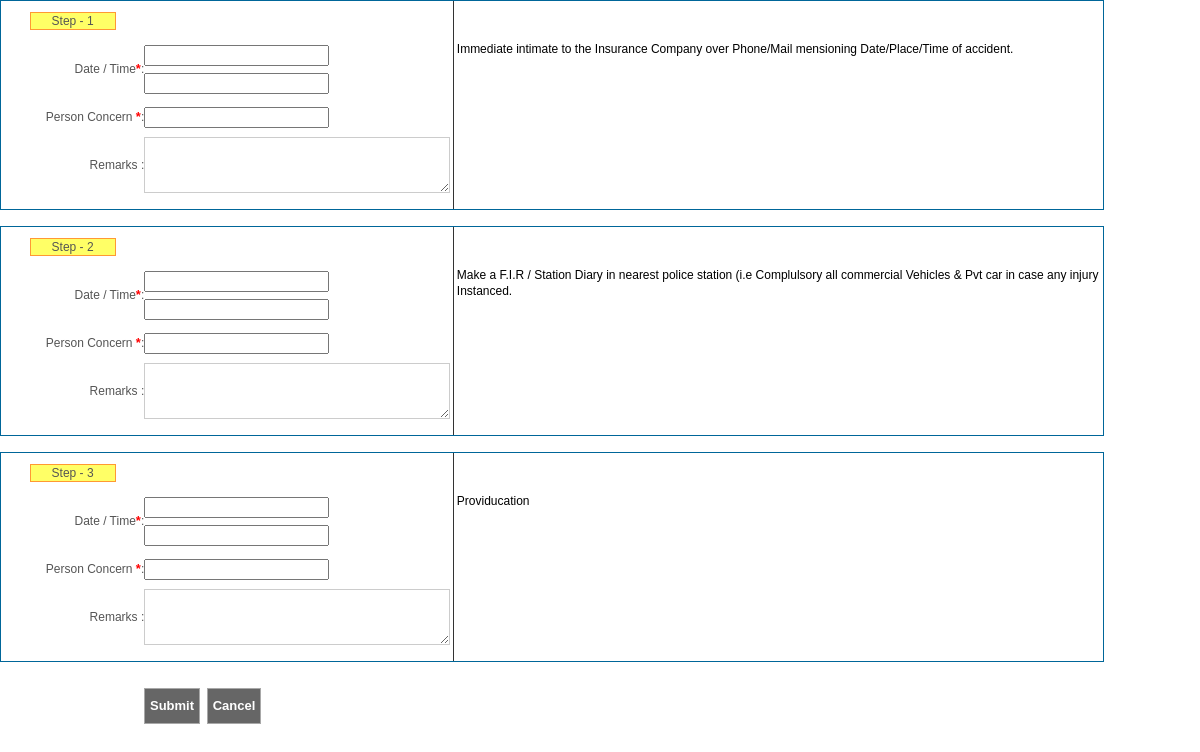
Screenshot of /admin/edit_claim.php?eid=1 with the database file from the repository.
### tables this page shows
CREATE TABLE IF NOT EXISTS `insurance_step` (
  `id` bigint(100) NOT NULL AUTO_INCREMENT,
  `name` longtext NOT NULL,
  PRIMARY KEY (`id`)
);

### includes/class.dbFunctions.php (called while the page is built, shortened)
<?php
class Dbfunctions extends Pagination
{
public $mysqli;
public function __construct()
{
	$localhost = "localhost";
	$username = "root";
	$password = "";
	$db = "ble_finance_latest";
	$this->mysqli = new mysqli($localhost,$username,$password,$db) or
		die('Oops connection error -> ' . mysqli_connect_error());
}
	function fetchSingle($tblName,$optCondition=""){
		if(trim($optCondition) != ""){
			$condition = " WHERE " . $optCondition;
		}else{
			$condition = "";
		}
        $sql="SELECT * FROM " . $tblName . $condition;
		$result = $this->mysqli->query($sql);
		return $result->fetch_array(MYSQLI_BOTH);
	}
	function fetchOrder($tblName,$optCondition="",$orderby=""){
		$sql = "SELECT * FROM ".$tblName;
		if(trim($orderby) != ""){
			$sql = $sql." order by " . $orderby;
		}
		$result = $this->mysqli->query($sql);
		while($row =$result->fetch_array(MYSQLI_BOTH)){
			$result_array[] = $row;
		}
		if(isset($result_array) && count($result_array)>0){
			return $result_array;
		}else{
			$default_val=array();
			return $default_val;
		}
	}
}
?>

### admin/edit_claim.php (the view, shortened to what this page needs)
<?php
include_once '../includes/class.dbFunctions.php';
$db = new Dbfunctions();
include 'application_top.php';
$show = $db->fetchSingle("insurance_cliam", "id='$_REQUEST[eid]'");
?>
<form action="edit_claim.php?action=insert&eid=<?php echo $_REQUEST['eid'];?>" method="post" name="frm_permit" id="frm_permit">
<table width="100%" border="0" cellspacing="0" cellpadding="0">
  <tr>
    <td width="92%" align="left" valign="middle">
    <?php
        $i = 1;
        foreach($db->fetchOrder('insurance_step',"","id") as $step) {
			$veh = $db->fetchSingle("insurance_cliam_dtls","vehicle_id='$_REQUEST[eid]' And step_id='$step[id]'");
        ?>
    <table width="100%" border="0" cellspacing="0" cellpadding="0" style="border:solid 1px; border-color:#069;" <?php if($veh["step_id"]>0){ ?> bgcolor="#339900" <?php } ?>>
        <tr>
          <td height="40" align="center" valign="middle"><table width="60%" border="1" cellspacing="0" cellpadding="0" style="border-collapse:collapse;" bordercolor="#FF9933">
            <tr>
              <td align="center" valign="middle" bgcolor="#FFFF66">Step - <?php echo $i;?></td>
            </tr>
          </table></td>
          <td height="40" align="left" valign="middle" class="text25">&nbsp;</td>
          <td align="left" valign="middle" class="text25" style="border-left:solid 1px; border-color:#333;">&nbsp;</td>
          </tr>
        <tr>
          <td width="13%" height="40" align="right" valign="middle"> Date / Time<span class="startext">*</span>:</td>
          <td width="28%" height="40" align="left" valign="middle" class="text25"><table width="100%" border="0" cellspacing="0" cellpadding="0">
            <tr>
              <td width="48%" height="28" align="left" valign="middle">
                <input name="acc_date<?php echo $i;?>" type="text" class="datepick textfield121" id="acc_date<?php echo $i;?>" readonly="readonly" value="<?php echo $veh["acc_date"];?>"/></td>
              <td width="52%" align="left" valign="middle">&nbsp;</td>
              </tr>
            <tr>
              <td height="28" align="left" valign="middle"><input name="acc_time<?php echo $i;?>" type="text" class="textfield121" id="acc_time<?php echo $i;?>" value="<?php echo $veh["acc_time"]; ?>"/></td>
              <td align="left" valign="middle">&nbsp;</td>
            </tr>
          </table></td>
          <td width="59%" rowspan="2" align="left" valign="top" style="font-family:Arial, Helvetica, sans-serif; font-size:12px; color:#000; border-left:solid 1px; border-color:#333; padding-left:3px;"><?php echo $step["name"];?></td>
          </tr>
        <tr>
          <td height="40" align="right" valign="middle">Person Concern <span class="startext">*</span>: </td>
          <td height="40" align="left" valign="middle">
            <input name="inform_by<?php echo $i;?>" type="text" class="textfield121r" id="inform_by<?php echo $i;?>" value="<?php echo $veh["person"]; ?>" style="text-transform:uppercase;"/></td>
          </tr>
        <tr>
        <td height="40" align="right" valign="middle">Remarks :</td>
        <td height="40" align="left" valign="middle">
          <textarea name="remarks1<?php echo $i;?>" id="remarks1<?php echo $i;?>" style=" width:300px; height:50px; border:solid 1px; border-color:#ccc;"><?php echo $veh["remarks1"]; ?></textarea>
        </td>
        <td align="left" valign="middle" style="border-left:solid 1px; border-color:#333;">&nbsp;</td>
        </tr>
        <tr>
          <td align="right" valign="middle">&nbsp;</td>
          <td align="left" valign="middle">&nbsp;</td>
          <td align="left" valign="middle" style="border-left:solid 1px; border-color:#333;">&nbsp;</td>
        </tr>
    </table>
    <br />
    <?php $i++; } ?>
    </td>
    <td width="8%">&nbsp;</td>
  </tr>
</table>
<table width="100%" border="0" cellspacing="0" cellpadding="0">
  <tr>
    <td width="12%" align="left">&nbsp;</td>
    <td width="88%" align="left" valign="middle">
    <input name="submit" type="submit" class="button" id="submit" value="Submit">&nbsp;
<input name="submit2" type="button" class="button" id="submit2" value="Cancel" onClick="javascript:window.location='add_all_other_info.php?id=<?php echo $show["vehicle_id"];?>'">
    </td>
  </tr>
</table>
</form>

### admin/css/stylesheet.css (style rules this page uses)
.button { background:#666666; font-family:Arial, Helvetica, sans-serif; border:solid 1px #A8A8A8; padding:5px; font-weight:bold; color:#FFFFFF; margin-top:10px; margin-bottom:10px; cursor:pointer; text-decoration:none; font-size:13px; line-height:24px; }
.startext { color:red; font-weight:bold; font-family:Arial, Helvetica, sans-serif; font-size:13px; }

### admin/tabcss/demos.css (style rules this page uses)
table { font-size: 1em; }

### rows the page displays
insurance_step: name "Immediate intimate to the Insurance Company over Phone/Mail mensioning Date/Place/Time of accident."
insurance_step: name "Make a F.I.R / Station Diary in nearest police station (i.e Complulsory all commercial Vehicles & Pvt car in case any injury Instanced."
insurance_step: name "Providucation"
